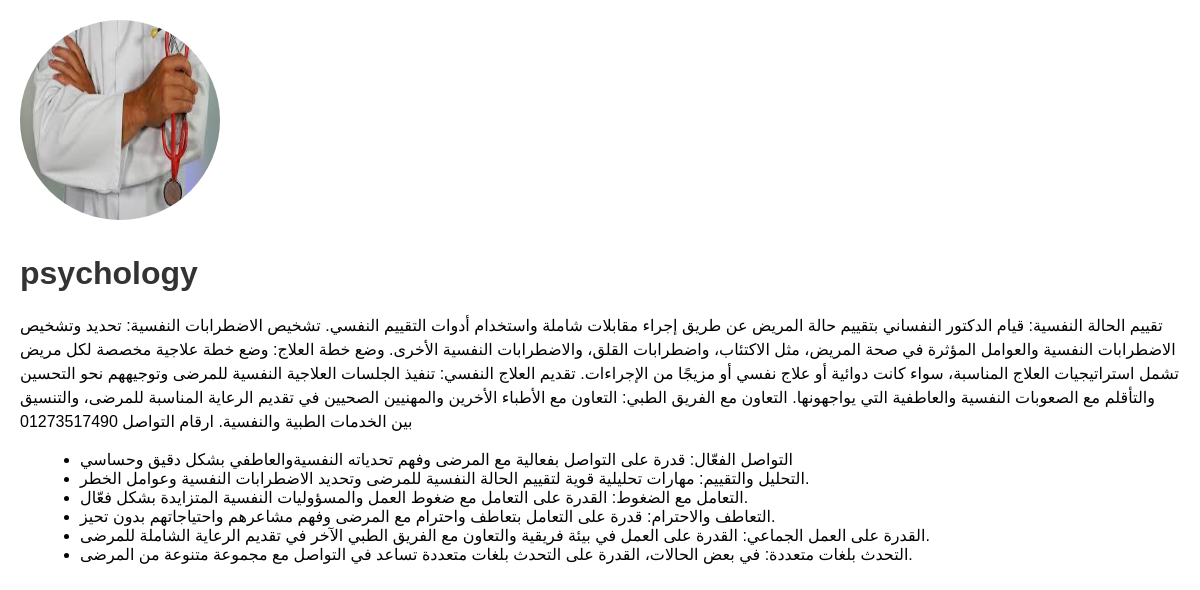
Screenshot of /jop/2 with the database file from the repository.
### app2/models.py (models this page shows, shortened)
class Jobs(models.Model):
    job_id = models.IntegerField(null=True ,unique=True)
    title=models.CharField(max_length=100)
    descrbtion=models.TextField()
    image=models.ImageField()
    place=models.CharField(max_length=100)
    skills=models.TextField()

### app2/views.py (the view)
# urls.py: path('jop/<int:id>',views.jop,name='jop'),
def jop(request, id):
    print(id)
    _jop = Jobs.objects.get(job_id=id)
    skills = _jop.skills.splitlines()
    context = {
            'jop': _jop,
            'skills': skills,
        }
    return render(request,'jop.html',context=context)

### app2/templates/jop.html (shortened to what this page needs)
<!DOCTYPE html>
<html>
<head>
</head>
<body>
    <img src="{{jop.image.url}}" alt="صورة الوظيفة">
    <h1>{{jop.title}}  </h1>
    <p> {{jop.descrbtion}} </p>
    <ul>
        {% for skill in skills %}
          <li>{{ skill }}</li>
        {% endfor %}
      </ul>
</body>
</html>

### app2/templates/jop.html (style rules this page uses)
body { font-family: Arial, sans-serif; margin: 0; padding: 20px; }
h1 { color: #333; }
img { width: 200px; height: 200px; border-radius: 50%; margin-bottom: 10px; }
p { line-height: 1.5; }
ul { list-style-type: disc; margin-left: 20px; }

### rows the page displays
Jobs: image (picture), title "psychology", descrbtion "تقييم الحالة النفسية: قيام الدكتور النفساني بتقييم حالة المريض عن طريق إجراء مقابلات شاملة واستخدام أدوات التقييم النفسي. تشخيص الاضطرابات النفسية: تحديد وتشخيص الاضطرابات النفسية والعوامل المؤثرة في صحة المريض، مثل الاكتئاب، واضطرابات القلق، والاضطرابات النفسية الأخرى. وضع خطة العلاج: وضع خطة علاجية مخصصة لكل مريض تشمل استراتيجيات العلاج المناسبة، سواء كانت دوائية أو علاج نفسي أو مزيجًا من الإجراءات. تقديم العلاج النفسي: تنفيذ الجلسات العلاجية النفسية للمرضى وتوجيههم نحو التحسين والتأقلم مع الصعوبات النفسية والعاطفية التي يواجهونها. التعاون مع الفريق الطبي: التعاون مع الأطباء الأخرين والمهنيين الصحيين في تقديم الرعاية المناسبة للمرضى، والتنسيق بين الخدمات الطبية والنفسية. ارقام التواصل…"

### other values shown
{{ skill }} "التواصل الفعّال: قدرة على التواصل بفعالية مع المرضى وفهم تحدياته النفسيةوالعاطفي بشكل دقيق وحساسي" "التحليل والتقييم: مهارات تحليلية قوية لتقييم الحالة النفسية للمرضى وتحديد الاضطرابات النفسية وعوامل الخطر." "التعامل مع الضغوط: القدرة على التعامل مع ضغوط العمل والمسؤوليات النفسية المتزايدة بشكل فعّال." "التعاطف والاحترام: قدرة على التعامل بتعاطف واحترام مع المرضى وفهم مشاعرهم واحتياجاتهم بدون تحيز." "القدرة على العمل الجماعي: القدرة على العمل في بيئة فريقية والتعاون مع الفريق الطبي الآخر في تقديم الرعاية الشاملة للمرضى." "التحدث بلغات متعددة: في بعض الحالات، القدرة على التحدث بلغات متعددة تساعد في التواصل مع مجموعة متنوعة من المرضى."
